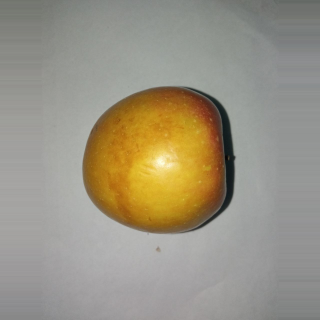
#> input picture data/calib/apple/healthy/apple_healthy_calib_000.png, 320 x 320 px
$ python calibrate.py
#> lines starting #> are read from the running program, lines starting #| are printed output that depends on the picture; after the words box and inside, x2 and y2 are one past the last pixel; in counts of white or black regions, pixels touching at a corner belong together
#> (reads data/manifest.csv from the repository)
### common/utils.py
"""Hàm tiện ích dùng chung (đọc/ghi ảnh an toàn đường dẫn Unicode, ghép ảnh để minh hoạ)."""
import os
import cv2
import numpy as np


def imread(path, flags=cv2.IMREAD_COLOR):
    """cv2.imread nhưng đọc được đường dẫn có dấu tiếng Việt / khoảng trắng trên Windows."""
#> called with flags = 1
    data = np.fromfile(path, dtype=np.uint8)
    img = cv2.imdecode(data, flags)
#> img is the input picture: shape (320, 320, 3); mean B, G, R 130.7, 147.5, 154.3
    if img is None:
        raise FileNotFoundError(f"Không đọc được ảnh: {path}")
    return img


# [8 lines left out: function imwrite, not called in this run]


def to_bgr(img):
    """Gray/mask -> BGR để ghép montage."""
    return cv2.cvtColor(img, cv2.COLOR_GRAY2BGR) if img.ndim == 2 else img


# [12 lines left out: function montage, not called in this run]

### m1_segmentation/pipeline_m1.py
"""
MODULE 1 - HÀM GỘP MÀ M3 GỌI:  detect_fruits(frame)  rồi  tracker.update(objs)
"""
import config
from common.contracts import FruitObject
from .preprocess import preprocess_frame
from .segment import segment_fruits
from .objects import extract_objects


def detect_fruits(frame_bgr, frame_idx=0, pre_cfg=None, seg_cfg=None):
    """
    Input : frame BGR uint8 gốc (từ video hoặc ảnh)
    Output: (objects: List[FruitObject], mask_full: uint8 {0,255})
    """
#> called with frame_idx = 0
    seg_cfg = seg_cfg or config.SEGMENT
#> seg_cfg = 18 items
    pre = preprocess_frame(frame_bgr, pre_cfg)
    mask = segment_fruits(pre, seg_cfg)
    objs = extract_objects(frame_bgr, mask, frame_idx, seg_cfg["min_area"])
    return objs, mask

### m1_segmentation/preprocess.py
"""
MODULE 1 - TIỀN XỬ LÝ (Chương 2)
    Median filter   : khử nhiễu xung (muối tiêu), giữ biên            g(x,y) = median{f(s,t)}
    Gaussian filter : làm mịn, giảm nhiễu hạt                          w(s,t) = K*exp(-(s^2+t^2)/(2*sigma^2))
    Gamma           : s = c*r^gamma, chỉnh ảnh thiếu/thừa sáng
    Histogram Eq.   : s_k = round((L-1) * sum_{j<=k} p(r_j)) trên kênh V
Lưu ý: ảnh tiền xử lý chỉ dùng cho TÁCH NỀN. Crop gửi cho M2 lấy từ frame GỐC để không làm sai màu.
"""
import cv2
import numpy as np
import config


def apply_gamma(img, gamma):
    """Biến đổi hàm mũ (Ch.2) bằng bảng tra LUT. gamma<1 sáng lên, gamma>1 tối đi, 1.0 = giữ nguyên."""
    if abs(gamma - 1.0) < 1e-6:
        return img
    lut = np.clip(255.0 * (np.arange(256) / 255.0) ** gamma, 0, 255).astype(np.uint8)
    return cv2.LUT(img, lut)


# [5 lines left out: function equalize_value_channel, not called in this run]


def preprocess_frame(frame_bgr, cfg=None):
    """
    Input : frame BGR uint8 (h,w,3)
    Output: frame BGR uint8 cùng kích thước, đã khử nhiễu + chỉnh sáng
    """
    cfg = cfg or config.PREPROCESS
    out = cv2.medianBlur(frame_bgr, cfg["median_k"] | 1)
    k = cfg["gaussian_k"] | 1
    out = cv2.GaussianBlur(out, (k, k), cfg["gaussian_sigma"])
    out = apply_gamma(out, cfg["gamma"])
#> in segment_fruits, `method = cfg["method"]`: method = 'bg_dist'
#> in _bg_dist_mask, `k = max(1, int(np.ceil(max(H, W) / cfg.get("work_size", 480))))`: k = 1
    if cfg["equalize_v"]:
        out = equalize_value_channel(out)
    return out

### m1_segmentation/segment.py
"""
MODULE 1 - TÁCH QUẢ KHỎI NỀN (Chương 3, 5, 6)

Phương pháp chính "bg_dist" (nền đơn sắc xám-trắng / lam nhạt, KỂ CẢ nền bị tối dần ra góc - vignette):
  1. Ước lượng NỀN dạng mặt cong mượt: khớp đa thức bậc cao (1,x,y,x²,xy,y²,r⁴) theo bình phương tối thiểu
     trên dải viền ảnh, lặp loại pixel ngoại lai (quả chạm mép)       -> thích ứng từng ảnh, chịu được vignette
  2. D(z) = khoảng cách Euclid RGB tới màu nền TẠI CHÍNH VỊ TRÍ ĐÓ  (Color Slicing, Ch.3)
  3. Ngưỡng = Otsu(D) kẹp trong [min_dist, max_dist]                   (Ch.6 Otsu)
  4. Loại bóng đổ: pixel cùng sắc với nền (S thấp) nhưng tối hơn nền
  5. Opening, Closing, lấp lỗ                                          (Ch.5 Morphology)
Phương pháp dự phòng: "otsu_s" (Otsu kênh S, Ch.3+6) và "kmeans" (K-means K=3, Ch.6).
"""
import cv2
import numpy as np
import config


def _ellipse(k):
    k = max(1, int(k)) | 1
    return cv2.getStructuringElement(cv2.MORPH_ELLIPSE, (k, k))


# [10 lines left out: function estimate_background_color, not called in this run]


def _poly_design(xn, yn):
    """Ma trận thiết kế đa thức theo toạ độ chuẩn hoá [-1,1]: [1, x, y, x^2, xy, y^2, (x^2+y^2)^2]."""
    return np.stack([np.ones_like(xn), xn, yn, xn * xn, xn * yn, yn * yn, (xn * xn + yn * yn) ** 2], axis=-1)


def estimate_background_surface(img, ring_frac=0.08, n_iter=3, exclude=None):
    """
    Nền dạng mặt cong (h,w,3) float32. Khớp đa thức trên dải viền ảnh (rộng ring_frac*cạnh ngắn);
    mỗi vòng loại các pixel có sai số lớn (quả chạm mép ảnh, vật lạ). Tính trên ảnh thu nhỏ rồi phóng lại -> nhanh.
    exclude: mặt nạ bool/uint8 (h,w) của vùng ĐÃ BIẾT là quả. Nếu có, khớp trên MỌI pixel ngoài vùng này
             (ràng buộc nền sát quả tốt hơn so với chỉ dùng dải viền).
    """
#> called with ring_frac = 0.08, n_iter = 3
    H, W = img.shape[:2]
    s = max(1, int(round(max(H, W) / 160)))
    small = cv2.resize(img, (max(8, W // s), max(8, H // s)), interpolation=cv2.INTER_AREA).astype(np.float32)
    h, w = small.shape[:2]
    yy, xx = np.mgrid[0:h, 0:w]
    A = _poly_design((xx / (w - 1)) * 2 - 1, (yy / (h - 1)) * 2 - 1).reshape(-1, 7).astype(np.float64)
    Y = small.reshape(-1, 3).astype(np.float64)
    ring_px = max(2, int(round(ring_frac * min(h, w))))
    ring = (np.minimum(np.minimum(xx, w - 1 - xx), np.minimum(yy, h - 1 - yy)) < ring_px).ravel()
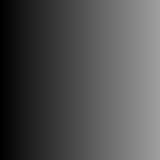
#> xx: shape (160, 160) int64; min 0, max 159, mean 79.5
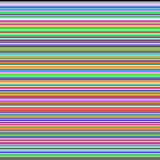
#> yy: shape (160, 160) int64; 160 distinct labels, from 0 to 159; one colour per label, 0 black

    fit_set = ring
    if exclude is not None:
        ex = cv2.resize((exclude > 0).astype(np.uint8), (w, h), interpolation=cv2.INTER_NEAREST).ravel() > 0
        if (~ex).sum() >= 0.12 * h * w:             # đủ pixel nền mới dùng; nếu không giữ dải viền
            fit_set = ~ex
    inl, coef = fit_set.copy(), None
    for _ in range(n_iter):
        if inl.sum() < 30:
            break
        coef, *_ = np.linalg.lstsq(A[inl], Y[inl], rcond=None)
        r = np.linalg.norm(A @ coef - Y, axis=1)
        inl = fit_set & (r < max(12.0, 3.0 * np.median(r[fit_set]) + 6.0))
    if coef is None:                                              # dự phòng: nền hằng số
        const = np.median(Y[ring], axis=0)
        return np.tile(const.astype(np.float32), (H, W, 1))
    surf = A @ coef
    lo = np.percentile(Y[inl], 1, axis=0) - 15.0            # chặn ngoại suy phi lý: nền không thể nằm ngoài
#> lo = [94.23, 98, 95]
    hi = np.percentile(Y[inl], 99, axis=0) + 15.0           # khoảng giá trị thật của các pixel nền đã khớp
#> hi = [177, 179, 180]
    surf = np.clip(surf, lo, hi).reshape(h, w, 3).astype(np.float32)
    return np.clip(cv2.resize(surf, (W, H), interpolation=cv2.INTER_LINEAR), 0, 255)


def estimate_background(img, cfg, exclude=None):
    """Nền (h,w,3) float32. bg_model='surface' (mặc định, chịu vignette) hoặc 'const' (màu hằng từ 4 góc)."""
    if cfg.get("bg_model", "surface") == "const":
        return np.tile(estimate_background_color(img, cfg["bg_patch"]).astype(np.float32), (*img.shape[:2], 1))
    return estimate_background_surface(img, cfg.get("bg_ring", 0.08), exclude=exclude)


def _bg_dist_mask(img, cfg):
    """Tính ở độ phân giải làm việc <= work_size (cạnh dài) cho nhanh; ảnh nhỏ hơn giữ nguyên."""
    H, W = img.shape[:2]
    k = max(1, int(np.ceil(max(H, W) / cfg.get("work_size", 480))))
    if k == 1:
        return _bg_dist_mask_core(img, cfg)
    small = cv2.resize(img, (W // k, H // k), interpolation=cv2.INTER_AREA)
    m = _bg_dist_mask_core(small, cfg)
    return (cv2.resize(m, (W, H), interpolation=cv2.INTER_LINEAR) > 127).astype(np.uint8) * 255


def _bg_dist_mask_core(img, cfg):
    f32 = img.astype(np.float32)

    def dist_mask(bg):
        dist = np.sqrt(((f32 - bg) ** 2).sum(axis=2))
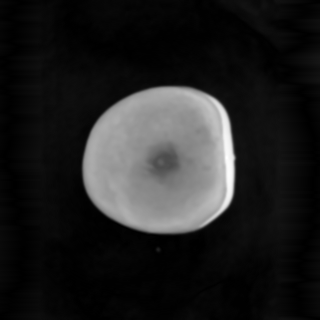
#> dist: shape (320, 320) float32; min 0, max 267.6, mean 35.1; drawn with min black and max white
        t, _ = cv2.threshold(np.clip(dist, 0, 255).astype(np.uint8), 0, 255,
                             cv2.THRESH_BINARY + cv2.THRESH_OTSU)
#> t = 84
        return dist > float(np.clip(t, cfg["min_dist"], cfg["max_dist"]))
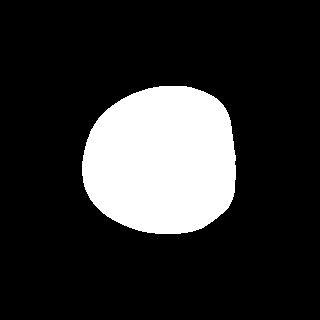
#> returned value: shape (320, 320) bool; 18.3% white; 1 white region, box (x1, y1, x2, y2) and area: (82, 86, 236, 234) 18700

    bg = estimate_background(img, cfg)                       # vòng 1: khớp nền từ dải viền
    mask = dist_mask(bg)
    if cfg.get("bg_model", "surface") == "surface" and cfg.get("bg_refit", True) and mask.any():
        r = max(8, int(0.05 * min(img.shape[:2])))           # vòng 2: khớp lại bằng mọi pixel ngoài quả
        excl = cv2.dilate(mask.astype(np.uint8) * 255, _ellipse(2 * r + 1))
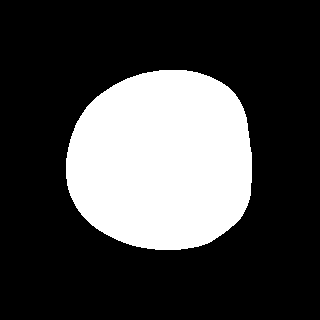
#> excl: shape (320, 320); 26.8% white; 1 white region, box (x1, y1, x2, y2) and area: (66, 70, 252, 250) 27392
        bg = estimate_background(img, cfg, exclude=excl)
        mask = dist_mask(bg)
    if cfg["suppress_shadow"]:                               # bóng đổ: cùng sắc với nền (S thấp), tối hơn nền
        hsv = cv2.cvtColor(img, cv2.COLOR_BGR2HSV)
#> hsv: shape (320, 320, 3); mean H, S, V 51.3, 38.1, 155.8
        bg_hsv = cv2.cvtColor(np.clip(bg, 0, 255).astype(np.uint8), cv2.COLOR_BGR2HSV)
#> bg_hsv: shape (320, 320, 3); mean H, S, V 52.3, 5.3, 157
        shadow = ((hsv[..., 1].astype(np.int16) < bg_hsv[..., 1].astype(np.int16) + cfg["shadow_dS"])
                  & (hsv[..., 2] < bg_hsv[..., 2]) & (hsv[..., 2] > 0.4 * bg_hsv[..., 2]))
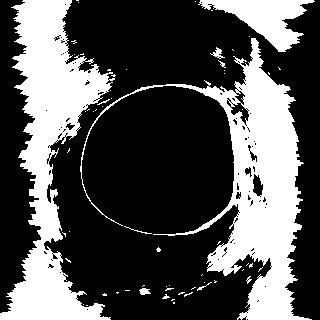
#> shadow: shape (320, 320) bool; 32.3% white; 62 white regions (51 under 20 px), largest, box (x1, y1, x2, y2) and area: (80, 38, 312, 320) 15195, (0, 0, 115, 320) 14754, (198, 0, 315, 52) 2664
        mask &= ~shadow
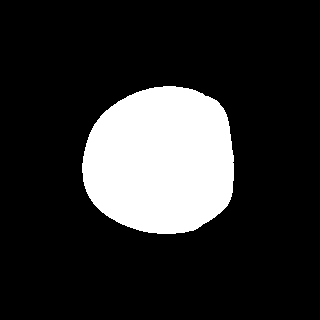
#> mask: shape (320, 320) bool; 17.8% white; 1 white region, box (x1, y1, x2, y2) and area: (82, 86, 234, 234) 18260
    return mask.astype(np.uint8) * 255
#> (the rest of the program and of its run is left out)
